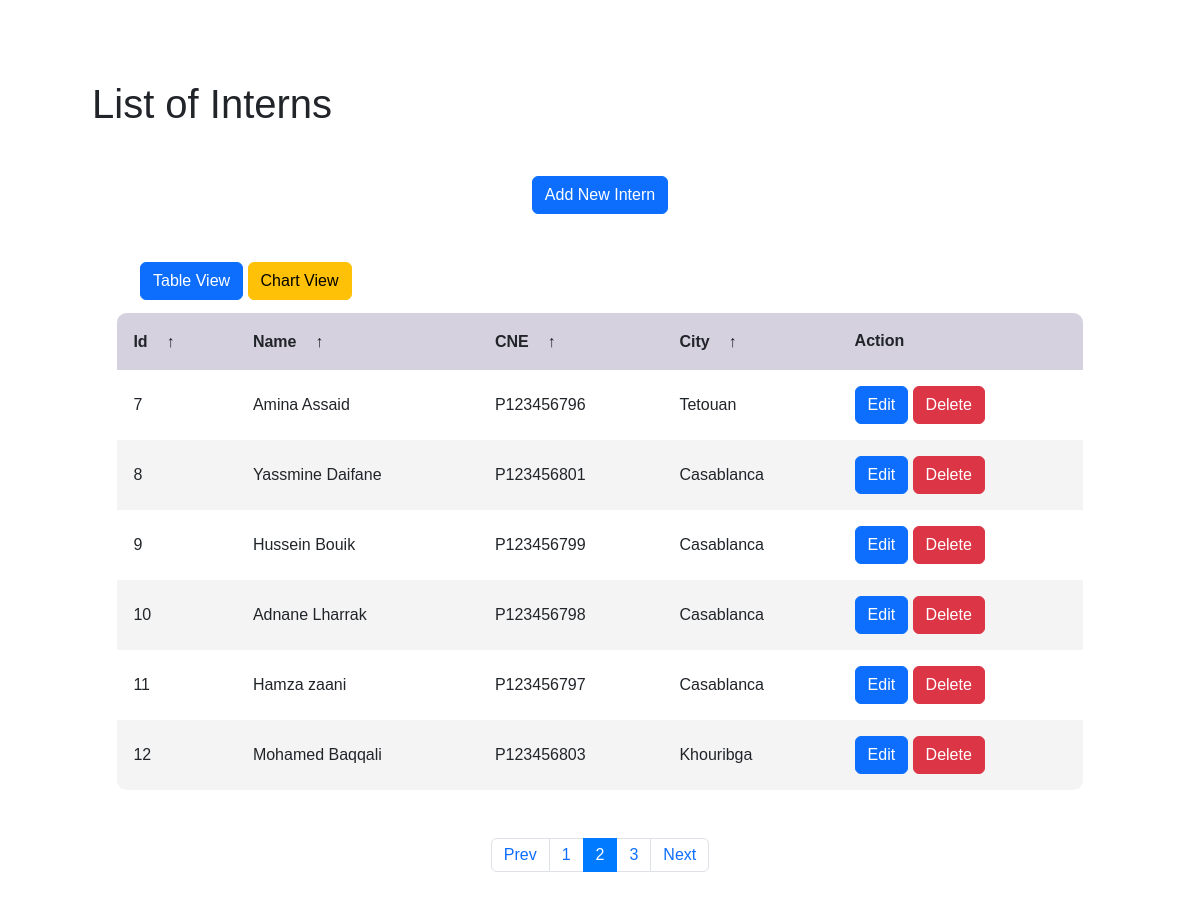
Screenshot of /?page=2 with the database file from the repository.
### tables this page shows
CREATE TABLE `personne` (
  `Id` int(11) NOT NULL,
  `Nom` varchar(50) DEFAULT NULL,
  `CNE` varchar(50) DEFAULT NULL,
  `Type` varchar(50) DEFAULT NULL,
  `Ville_Id` int(11) DEFAULT NULL
);

CREATE TABLE `ville` (
  `Id` int(11) NOT NULL,
  `Nom` varchar(100) DEFAULT NULL
);

### Application/databaseConnection.php (called while the page is built)
<?php
class DatabaseConnection
{
    private $dbHost = 'localhost';
    private $dbName = 'arbre_comptences';
    private $user = 'root';
    private $password = '';
    public function connect()
    {
        try {
            $dsn = 'mysql:host=' . $this->dbHost . ';dbname=' . $this->dbName;
            $conn = new PDO($dsn, $this->user, $this->password);
            $conn->setAttribute(PDO::ATTR_DEFAULT_FETCH_MODE , PDO::FETCH_ASSOC);
            return $conn;
        } catch (PDOException $e) {
            echo'connection failed' . $e->getMessage();
        }
    }
}
?>

### Application/DAL/InternsDAL.php (called while the page is built, shortened)
<?php
class InternDAL
{
    private $db;
    public function __construct()
    {
        $this->databaseConnectionObj = new DatabaseConnection();
        $this->db = $this->databaseConnectionObj->connect();
    }
    public function GetAllInterns()
    {
        $sql = "SELECT personne.Id, personne.Nom, personne.CNE, ville.Nom AS VilleNom
        FROM personne
        INNER JOIN ville ON personne.Ville_Id = ville.Id;";
        $raw_result = $this->db->prepare($sql);
        if (!$raw_result->execute()) {
            $raw_result = null;
            exit();
        }
        $allTraineesData = $raw_result->fetchAll(PDO::FETCH_ASSOC);
        $allTraineesDataArray = [];
        foreach ($allTraineesData as $traineeData) {
            $traineeInfo = new InternDTO($traineeData['Id'], $traineeData['Nom'], $traineeData['CNE'], $traineeData['VilleNom']);
            array_push($allTraineesDataArray, $traineeInfo);
        }
        return $allTraineesDataArray;
    }
}

### Application/DTO/InternDTO.php (called while the page is built)
<?php
class InternDTO {
    private $id;
    private $name;
    private $cne;
    private $city;
    function __construct($id, $name , $cne , $city) {
        $this->id = $id;
        $this->name = $name;
        $this->cne = $cne;
        $this->city = $city;
    }
    public function GetId() { return $this->id; }
    public function GetName() { return $this->name; }
    public function GetCNE() { return $this->cne; }
    public function GetCity() { return $this->city; }
}

### Application/BLL/InternsBLL.php (the view, shortened to what this page needs)
<?php
class InternBLL
{
    private $internDAL;
    private $citiesNamesList;
    public function __construct()
    {
        $this->internDAL = new InternDAL();
        $this->citiesNamesList = new CitiesDAL();
    }
    public function GenerateHtmlForAllInterns()
    {
        $all_interns_html = '
<div class="container mt-5">
    <div class="text-center">
        <button type="button" class="btn btn-primary mb-5 add_new">Add New Intern</button>
    </div>
</div>
<section class="mb-5 hide" id="hide">
    <div class="container mt-5">
        <form action="index.php" method="POST">
            <div class="form-group">
                <input type="hidden" id="person_Id" name="personId">
                <label for="nom">Nom</label>
                <input type="text" class="form-control" id="name" name="name" required>
            </div>
            <div class="form-group">
                <label for="cne">CNE</label>
                <input type="text" class="form-control" id="cne" name="cne" required>
            </div>
            <div class="form-group">
                <label for="ville">Ville</label>
                <select class="form-control" id="city_selector" name="city" required>
                    <option value="">Select Your City</option>';
        $citiesNamesListData = $this->citiesNamesList->getAllCities();
        foreach ($citiesNamesListData as $cityName) {
            $all_interns_html .= '
                        <option value="' . $cityName->GetId() . '">
                            ' . $cityName->GetCity() . '
                        </option>';
        }
        $all_interns_html .= '
                </select>
            </div>
            <input type="submit" name="confirm_Data" class="btn btn-primary" id="confirm" value="Confirmer">
        </form>
    </div>
</section>';
        $allInterns = $this->internDAL->GetAllInterns();
        $rowsPerPage = 6;
        $totalRows = count($allInterns);
        $totalPages = ceil($totalRows / $rowsPerPage);
        $currentpage = isset($_GET['page']) ? $_GET['page'] : 1;
        $currentpage = max(1, min($currentpage, $totalPages));
        $startRow = ($currentpage - 1) * $rowsPerPage;
        $rowsOnPage = array_slice($allInterns, $startRow, $rowsPerPage);
        if (count($allInterns) > 0) {
            $all_interns_html .= '<section class="mx-5">
            <div>
                <button class="btn btn-primary" id="view_Table">Table View</button>
                <button class="btn btn-warning" id="view_Chart">Chart View</button>
            </div>
        </section><section class="table__body" id="table_View">';
            $all_interns_html .= '<table><thead><tr>';
            $all_interns_html .= '<th>Id <span class="icon-arrow">&UpArrow;<span/></th>';
            $all_interns_html .= '<th>Name  <span class="icon-arrow">&UpArrow;</span</th>';
            $all_interns_html .= '<th>CNE  <span class="icon-arrow">&UpArrow;</span></th>';
            $all_interns_html .= '<th>City <span class="icon-arrow">&UpArrow;</span></th>';
            $all_interns_html .= '<th class="center" colspan="2">Action</th>';
            $all_interns_html .= '</tr></thead>';
            $all_interns_html .= '<tbody>';
            foreach ($rowsOnPage as $intern) {
                $all_interns_html .= '<tr>';
                $all_interns_html .= '<td>' . $intern->GetId() . '</td>';
                $all_interns_html .= '<td>' . $intern->GetName() . '</td>';
                $all_interns_html .= '<td>' . $intern->GetCNE() . '</td>';
                $all_interns_html .= '<td>' . $intern->GetCity() . '</td>';
                $all_interns_html .= '<td class="center"><form action="edit.php" method="POST">
                <input type="button" value="Edit" class="btn btn-primary" name="edit">
                <input type="button" value="Delete" class="btn btn-danger" data-bs-toggle="modal"
                    data-bs-target="#DeleteModal" name="delete">
            </form></td>';
                $all_interns_html .= '</tr>';
            }
            $all_interns_html .= '</tbody>';
            $all_interns_html .= '</table></section>';
        } else {
            $all_interns_html = '<div class="alert alert-warning" role="alert">No student found. Try <a href="add.php">add</a> some.</div>';
        }
        $pagination_html = '<nav aria-label="Page navigation example" class="m-5" id="pagination">';
        if ($totalPages > 1) {
            $pagination_html .= '<ul class="pagination justify-content-center">
        <li class="page-item">';
            if ($currentpage > 1) {
                $pagination_html .= '<a href="?page=' . ($currentpage - 1) . '" class="page-link">Prev</a>';
            }
            $pagination_html .= '</li>
        <li class="page-item">';
            for ($i = 1; $i <= $totalPages; $i++) {
                if ($i == $currentpage) {
                    $pagination_html .= '<li class="page-item active"><a class="page-link" href="?page=' . $i . '">'
                        . $i .
                        '</a></li>';
                } else {
                    $pagination_html .= '<li class="page-item"><a class="page-link" href="?page=' . $i . '">'
                        . $i .
                        '</a></li>';
                }
            }
            $pagination_html .= '</li>
        <li class="page-item">';
            if ($currentpage < $totalPages) {
                $pagination_html .= '<a href="?page=' . ($currentpage + 1) . '" class="page-link">Next</a>';
            }
            $pagination_html .= '</li>
    </ul>
    </nav>';
        }
        $all_interns_html .= $pagination_html;
        $all_interns_html .= '
        <div class="modal fade" id="DeleteModal" tabindex="-1" aria-labelledby="exampleModalLabel" aria-hidden="true">
            <div class="modal-dialog">
                <div class="modal-content">
                    <div class="modal-header">
                        <h1 class="modal-title fs-5" id="exampleModalLabel">
                            Delete Announce
                        </h1>
                        <button type="button" class="btn-close" data-bs-dismiss="modal" aria-label="Close"></button>
                    </div>
                    <div class="modal-body">
                        <form action="index.php" method="POST">
                            <input type="hidden" name="delete_id" class="id_To_Delete">
                            <div>
                                <h4><i class="fa-sharp fa-solid fa-trash"></i>Are you sure you want to delete this
                                    trainner
                                    ?</h4>
                            </div>
                            <div class="modal-footer">
                                <button type="button" class="btn btn-warning" data-bs-dismiss="modal">
                                    Cancel
                                </button>
                                <input type="submit" class="btn btn-danger" name="confirm_delete" value="Delete">
                            </div>
                        </form>
                    </div>
                </div>
            </div>
        </div>
        ';
        return $all_interns_html;
    }
}

### Assets/Styles/style.css (style rules this page uses)
* { margin: 0; padding: 0; box-sizing: border-box; font-family: sans-serif; }
body { margin: 5rem !important; min-height: 100vh !important; background: url(images/html_table.jpg) center / cover !important; justify-content: center !important; align-items: center !important; }
.table__body { width: 95%; max-height: calc(89% - 1.6rem); background-color: #fffb; margin: 0.8rem auto; border-radius: 0.6rem; overflow: auto; overflow: overlay; }
table { width: 100%; }
table, th, td { border-collapse: collapse; padding: 1rem; text-align: left; }
thead th { position: sticky; top: 0; left: 0; background-color: #d5d1defe; cursor: pointer; text-transform: capitalize; }
tbody tr:nth-child(even) { background-color: #0000000b; }
tbody tr { --delay: 0.1s; transition: 0.5s ease-in-out var(--delay), background-color 0s; }
tbody tr td, tbody tr td p, tbody tr td img { transition: 0.2s ease-in-out; }
thead th span.icon-arrow { display: inline-block; width: 1.3rem; height: 1.3rem; border-radius: 50%; border: 1.4px solid transparent; text-align: center; font-size: 1rem; margin-left: 0.5rem; transition: 0.2s ease-in-out; }

### rows the page displays
personne: Id "7", Nom "Amina Assaid", CNE "P123456796", Ville_Id.Nom "Tetouan"
personne: Id "8", Nom "Yassmine Daifane", CNE "P123456801", Ville_Id.Nom "Casablanca"
personne: Id "9", Nom "Hussein Bouik", CNE "P123456799", Ville_Id.Nom "Casablanca"
personne: Id "10", Nom "Adnane Lharrak", CNE "P123456798", Ville_Id.Nom "Casablanca"
personne: Id "11", Nom "Hamza zaani", CNE "P123456797", Ville_Id.Nom "Casablanca"
personne: Id "12", Nom "Mohamed Baqqali", CNE "P123456803", Ville_Id.Nom "Khouribga"
